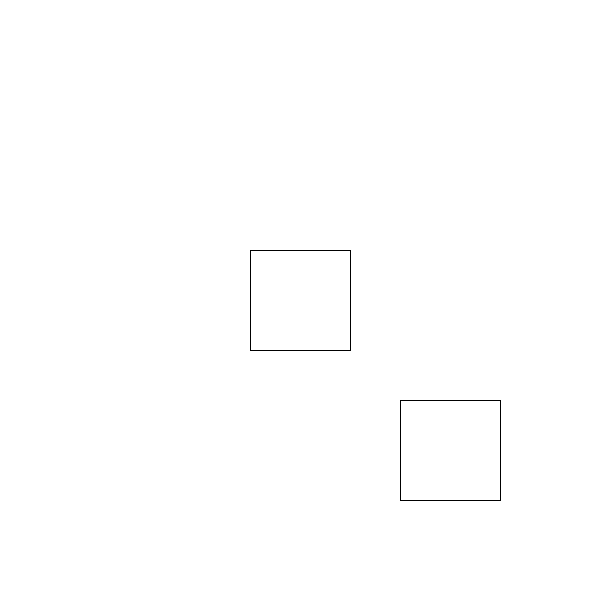
Frame 1 (no input)
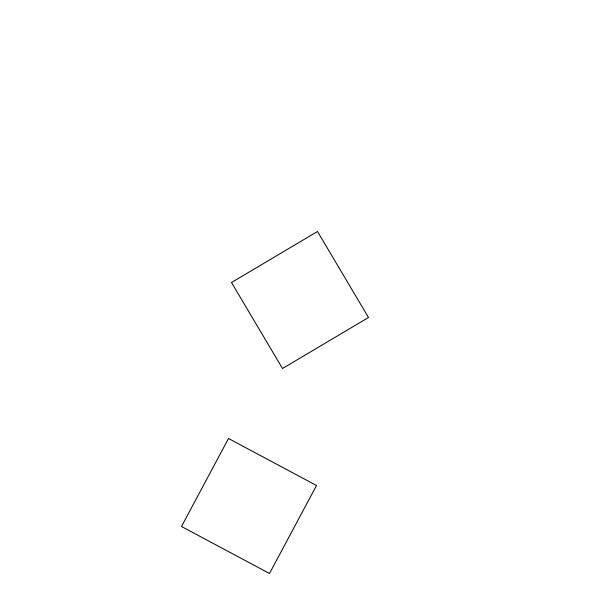
Frame 60 (the mouse pressed at the canvas centre just before this capture)
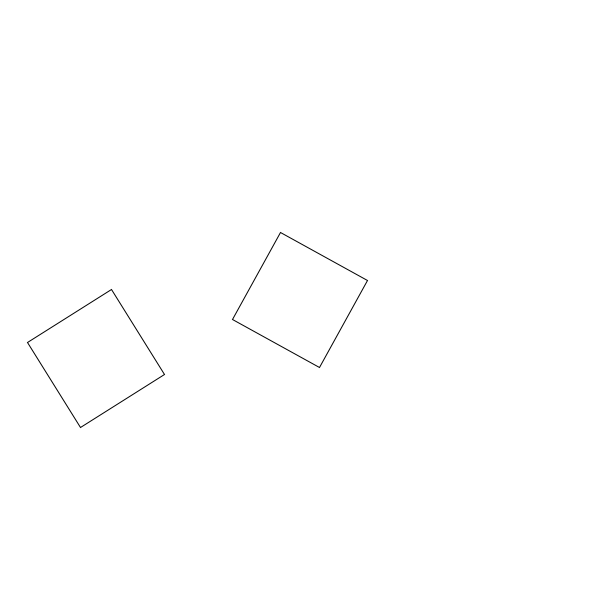
Frame 120 (the mouse held since frame 60 and released just before this capture)

The Processing sketch that drew these frames (run headless with seeded random() and noise(); from frame 60 on, the mouse is pressed at the canvas centre):

// Processing sketch: sketch_2
// ── sketch_2.pde
/*
These two objects rotate in their display methods. 
 The second one currently rotates around the other one.
 
 Change their display method so that each object rotates 
 independently of the other. 
 */

Rotater p1;
Rotater p2;

void setup() {
  size(600, 600);
  p1 = new Rotater(width/2, height/2);
  p2 = new Rotater(150, 150);
}

void draw() {
  background(255);

  p1.display();
  p2.display();
  p1.update();
  p2.update();

}

class Rotater {
  float x;
  float y;
  float angle;

  Rotater(float x, float y) {
    this.x = x;
    this.y = y;
  }

  void display() {
    rectMode(CENTER);
    translate(x, y); //
    rotate(radians(angle));
    rect(0, 0, 100, 100);
  }

  void update() {
    angle++;
  }
}
